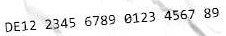
#> input picture IBAN.jpg, 226 x 36 px; its folder holds only this picture in this run
$ python -i generate_data.py   (imports and definitions only)
#> lines starting #> are read from the running program, lines starting #| are printed output that depends on the picture; after the words box and inside, x2 and y2 are one past the last pixel; in counts of white or black regions, pixels touching at a corner belong together
from wand.color import Color
from wand.image import Image
from wand.drawing import Drawing
import os
import numpy as np
import cv2
from joblib import parallel_backend, Parallel, delayed
import shutil

# [1 line not run here, left out]

out_dir = "out"
font_dir = "fonts"
chars = list("0123456789")
img_xy = 20
n_augmentations = 5

# [2 lines not run here, left out]
# [1 line that did not run here, left out]

def extract_contour(filename):
#> called with filename = '../../IBAN.jpg'
    img = cv2.imread(filename)
#> img is the input picture: shape (36, 226, 3); min 0, max 255, mean 235.1
    gray = cv2.cvtColor(img,cv2.COLOR_BGR2GRAY)
    kernel = np.ones((20,20),np.uint8)
    blackhat = cv2.morphologyEx(gray,cv2.MORPH_BLACKHAT,kernel)
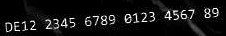
#> blackhat: shape (36, 226); min 0, max 255, mean 19.9
    ret,thresh = cv2.threshold(blackhat,64,255,cv2.THRESH_BINARY)
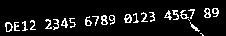
#> thresh: shape (36, 226); 9% white in thin lines or dots, all inside (x1, y1, x2, y2) = (5, 8, 219, 36)
    cnts = cv2.findContours(thresh.copy(), cv2.RETR_EXTERNAL, cv2.CHAIN_APPROX_SIMPLE)
#> cnts = 25 contours, 15 with area under 20; largest, box (x1, y1, x2, y2) and area: (5, 22, 13, 32) 48, (124, 14, 132, 23) 45, (101, 15, 108, 25) 42, (204, 8, 211, 18) 42, (212, 8, 219, 17) 30
    cnts = cnts[0]

    for c in cnts:
        x, y, w, h = cv2.boundingRect(c)
        roi = gray[y:y + h, x:x + w]
        ret, thresh = cv2.threshold(roi,np.random.randint(127,200),255,cv2.THRESH_BINARY)
        try:
            roi = cv2.resize(thresh,(50,50))
            cv2.imwrite(filename, roi)
        except:
            next
#> this loop made 25 passes
#> (x, y, w, h, ret) on passes 1, 2, 3, 4, 5, 6, 8, 9, 10, 11, 12, 13: (200, 33, 4, 3, 171), (190, 22, 10, 10, 174), (14, 22, 6, 9, 191), (5, 22, 8, 10, 194), (22, 21, 6, 10, 194), (30, 20, 6, 10, 136), (53, 19, 6, 11, 163), (45, 19, 7, 10, 197), (69, 18, 7, 10, 139), (61, 18, 7, 10, 185), (92, 16, 7, 10, 192), (85, 16, 7, 10, 166)
#> (c, x, y, w, h, ret, thresh) on pass 7: ([[188, 19], [189, 20]], 188, 19, 2, 2, 148, [[255, 255], [255, 0]])
#> pass 2, in extract_contour, `roi = cv2.resize(thresh,(50,50))`:
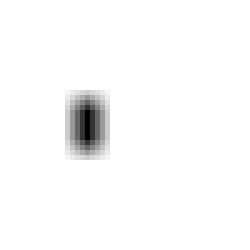
#> roi: shape (50, 50) (shown 5 times larger); min 0, max 255, mean 249.9
#> pass 3, in extract_contour, `roi = cv2.resize(thresh,(50,50))`:
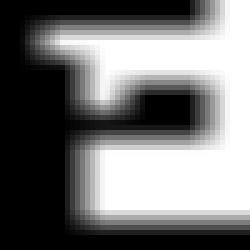
#> roi: shape (50, 50) (shown 5 times larger); min 0, max 255, mean 118.1
#> after the loop:
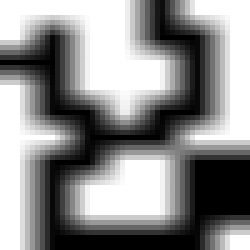
#> roi: shape (50, 50) (shown 5 times larger); min 0, max 255, mean 142.1


# [51 lines left out: functions draw_image, generate_data, not called in this run]

def generate_data_char(char):
    for font in fonts:
        generate_data(char, font)

# [2 lines not run here, left out]

# [1 line that did not run here, left out]
# [2 lines not run here, left out]

>>> result = extract_contour('../../IBAN.jpg')
